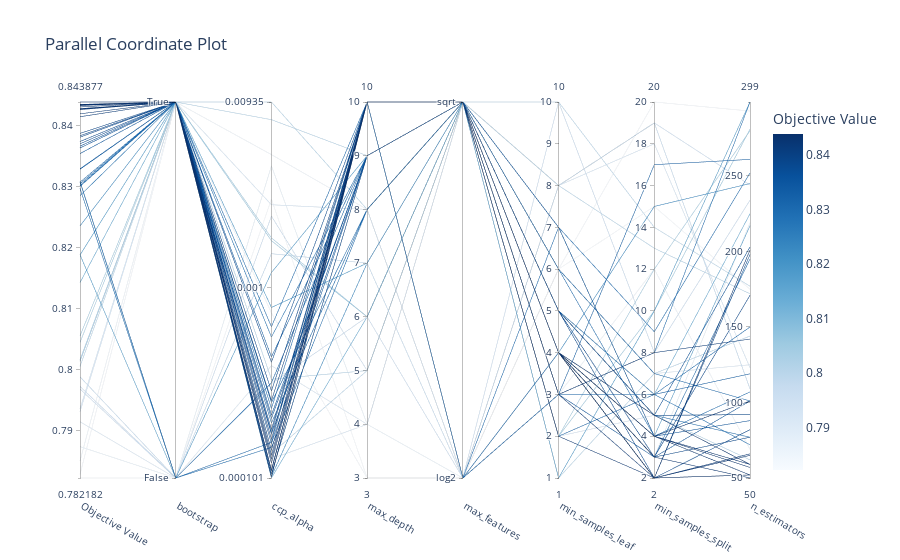

Notebook cell for this chart:
### Code cell
visualizations['parallel_coordinate']
